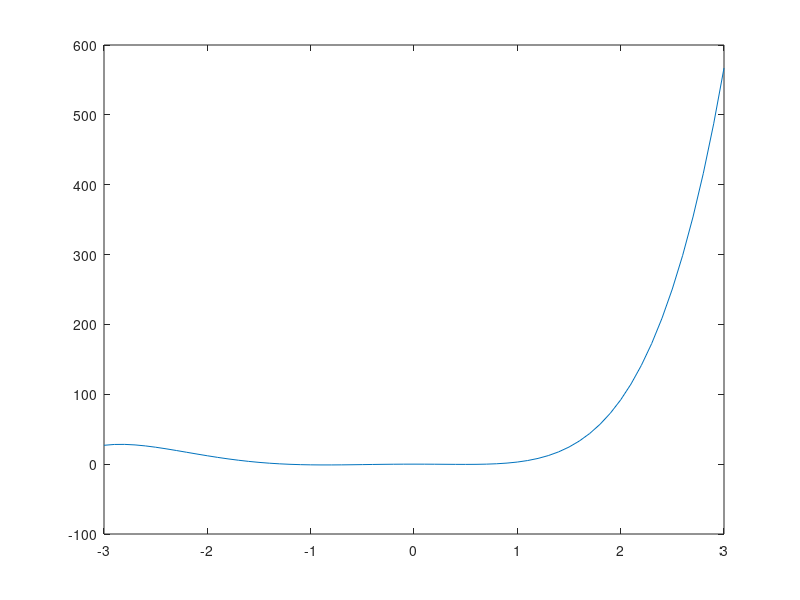

Write the MATLAB code that produced this figure.
close all
clear
clc

disp('Hey the script worked')

%%%Problem 2 in class
%%Solve y = x^5.....

c = [1 4 1 -3 0 0];

r = roots(c);

disp('Roots = ')
disp(r)

x = -3:0.1:3;

y = c(1)*x.^5 + c(2)*x.^4 + c(3)*x.^3 + c(4)*x.^2;

plot(x,y)
